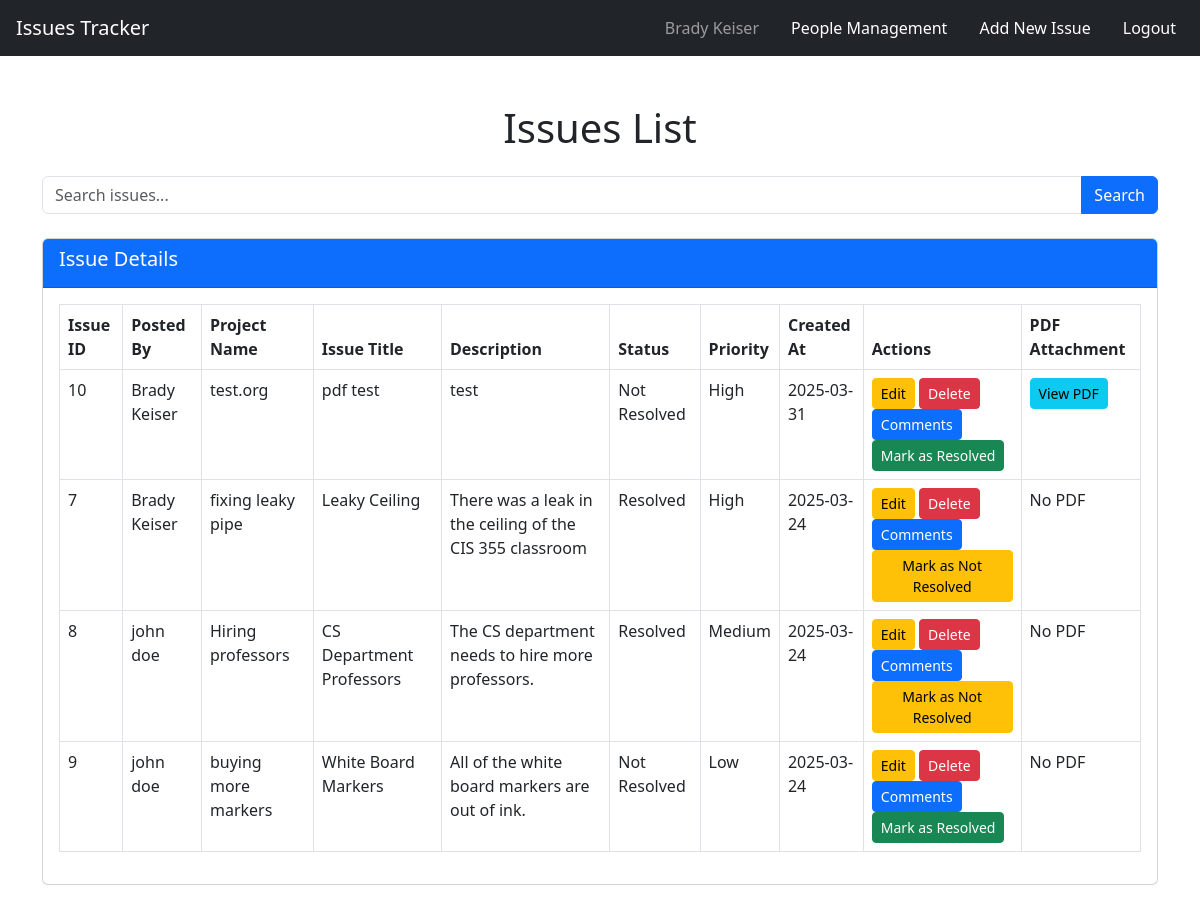
Before: /issues_list.php (signed in) with the older database file.
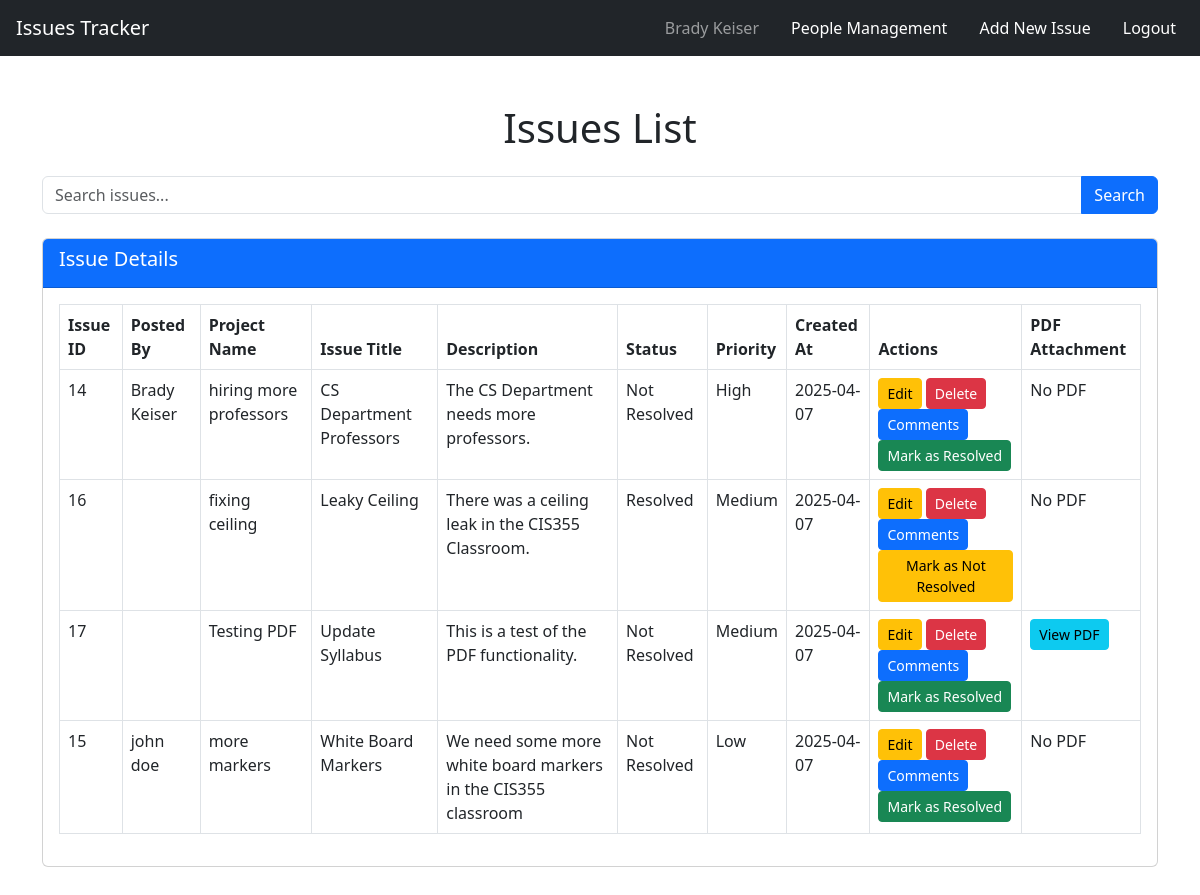
After: the same page with the newer database file.
### tables this page shows
CREATE TABLE `iss_persons` (
  `id` int(11) NOT NULL,
  `fname` varchar(255) NOT NULL,
  `lname` varchar(255) NOT NULL,
  `mobile` varchar(255) NOT NULL,
  `email` varchar(255) NOT NULL,
  `pwd_hash` varchar(255) NOT NULL,
  `pwd_salt` varchar(255) NOT NULL,
  `admin` varchar(255) NOT NULL
);

CREATE TABLE `iss_issues` (
  `id` int(11) NOT NULL,
  `short_description` varchar(255) NOT NULL,
  `long_description` text NOT NULL,
  `status` enum('Resolved','Not Resolved') NOT NULL DEFAULT 'Not Resolved',
  `open_date` date NOT NULL,
  `close_date` datetime DEFAULT NULL,
  `priority` varchar(255) NOT NULL,
  `org` varchar(255) NOT NULL,
  `project` varchar(255) NOT NULL,
  `per_id` int(11) NOT NULL,
  `created_by` int(11) DEFAULT NULL,
  `pdf_attachment` varchar(255) DEFAULT NULL
);

### issues_list.php (the view, shortened to what this page needs)
<?php
require_once 'db_connect.php';
$user_id = isset($_SESSION['user_id']) ? $_SESSION['user_id'] : null;
$query = "SELECT fname, lname FROM iss_persons WHERE id = :user_id";
$stmt = $pdo->prepare($query);
$stmt->execute(['user_id' => $user_id]);
$user = $stmt->fetch(PDO::FETCH_ASSOC);
$user_name = $user ? $user['fname'] . ' ' . $user['lname'] : 'User';
$search = isset($_GET['search']) ? '%' . $_GET['search'] . '%' : null;
$query = "SELECT i.*, p.fname, p.lname
          FROM iss_issues i
          LEFT JOIN iss_persons p ON i.created_by = p.id
          WHERE (:search IS NULL
                 OR i.project LIKE :search
                 OR i.short_description LIKE :search
                 OR i.long_description LIKE :search
                 OR i.status LIKE :search)
          ORDER BY
              CASE
                  WHEN priority = 'High' THEN 1
                  WHEN priority = 'Medium' THEN 2
                  WHEN priority = 'Low' THEN 3
              END ASC, open_date DESC";
$stmt = $pdo->prepare($query);
$stmt->execute(['search' => $search]);
$issues = $stmt->fetchAll(PDO::FETCH_ASSOC);
?>
<!DOCTYPE html>
<html lang="en">
<head>
    <link href="https://cdn.jsdelivr.net/npm/bootstrap@5.3.0-alpha1/dist/css/bootstrap.min.css" rel="stylesheet">
</head>
<body>
<nav class="navbar navbar-expand-lg navbar-dark bg-dark ps-3">
    <a class="navbar-brand" href="#">Issues Tracker</a>
    <div class="collapse navbar-collapse" id="navbarNav">
        <ul class="navbar-nav ms-auto">
            <li class="nav-item ms-3 text-white">
                <span class="nav-link"><?php echo htmlspecialchars($user_name); ?></span>
            </li>
            <?php if (isset($_SESSION['admin']) && $_SESSION['admin'] == 'yes'): ?>
                <li class="nav-item ms-3">
                    <a class="nav-link btn btn-success btn-lg text-white" href="people.php">People Management</a>
                </li>
            <?php endif; ?>
            <li class="nav-item ms-3">
                <a class="nav-link btn btn-success btn-lg text-white" href="add_issue.php">Add New Issue</a>
            </li>
            <li class="nav-item ms-3 me-3">
    <a class="nav-link btn btn-success btn-lg text-white" href="logout.php">Logout</a>
</li>
        </ul>
    </div>
</nav>
<div class="container my-5">
    <h1 class="text-center mb-4">Issues List</h1>
    <form method="GET" action="issues_list.php" class="mb-4">
        <div class="input-group">
            <input type="text" class="form-control" name="search" placeholder="Search issues..." value="<?php echo isset($_GET['search']) ? htmlspecialchars($_GET['search']) : ''; ?>">
            <button class="btn btn-primary" type="submit">Search</button>
        </div>
    </form>
    <div class="card mb-4">
        <div class="card-header bg-primary text-white">
            <h5>Issue Details</h5>
        </div>
        <div class="card-body">
            <table class="table table-bordered">
                <thead class="thead-dark">
                    <tr>
                        <th scope="col">Issue ID</th>
                        <th scope="col">Posted By</th>
                        <th scope="col">Project Name</th>
                        <th scope="col">Issue Title</th>
                        <th scope="col">Description</th>
                        <th scope="col">Status</th>
                        <th scope="col">Priority</th>
                        <th scope="col">Created At</th>
                        <th scope="col">Actions</th>
                        <th scope="col">PDF Attachment</th>
                    </tr>
                </thead>
                <tbody>
                    <?php foreach ($issues as $issue): ?>
                    <tr>
                        <td><?php echo $issue['id']; ?></td>
                        <td><?php echo htmlspecialchars($issue['fname']) . ' ' . htmlspecialchars($issue['lname']); ?></td>
                        <td><?php echo htmlspecialchars($issue['project']); ?></td>
                        <td><?php echo htmlspecialchars($issue['short_description']); ?></td>
                        <td><?php echo htmlspecialchars($issue['long_description']); ?></td>
                        <td><?php echo htmlspecialchars($issue['status']); ?></td>
                        <td><?php echo htmlspecialchars($issue['priority']); ?></td>
                        <td><?php echo $issue['open_date']; ?></td>
                        <td>
                            <?php if ($issue['created_by'] == $user_id || (isset($_SESSION['admin']) && $_SESSION['admin'] == 'yes')): ?>
                                <a href="edit_issue.php?id=<?php echo $issue['id']; ?>" class="btn btn-warning btn-sm">Edit</a>
                                <a href="delete_issue.php?id=<?php echo $issue['id']; ?>" onclick="return confirm('Are you sure?');" class="btn btn-danger btn-sm">Delete</a>
                            <?php endif; ?>
                            <button class="btn btn-primary btn-sm" onclick="showComments(<?php echo $issue['id']; ?>)">Comments</button>
                            <?php if ($issue['status'] == 'Not Resolved'): ?>
    <?php if ($issue['created_by'] == $user_id || (isset($_SESSION['admin']) && $_SESSION['admin'] == 'yes')): ?>
        <form method="POST" action="mark_resolved.php" style="display:inline;" id="markResolvedForm_<?php echo $issue['id']; ?>">
            <button type="button" class="btn btn-success btn-sm" onclick="confirmResolution(<?php echo $issue['id']; ?>)">Mark as Resolved</button>
        </form>
    <?php endif; ?>
<?php else: ?>
    <?php if (isset($_SESSION['admin']) && $_SESSION['admin'] == 'yes'): ?>
        <form method="POST" action="mark_not_resolved.php" style="display:inline;" id="markNotResolvedForm_<?php echo $issue['id']; ?>">
            <button type="button" class="btn btn-warning btn-sm" onclick="confirmNotResolved(<?php echo $issue['id']; ?>)">Mark as Not Resolved</button>
        </form>
    <?php endif; ?>
<?php endif; ?>
                        </td>
                        <td>
                            <?php if (!empty($issue['pdf_attachment'])): ?>
                                <a href="<?php echo htmlspecialchars($issue['pdf_attachment']); ?>" target="_blank" class="btn btn-info btn-sm">View PDF</a>
                            <?php else: ?>
                                <span>No PDF</span>
                            <?php endif; ?>
                        </td>
                    </tr>
                    <?php endforeach; ?>
                </tbody>
            </table>
        </div>
    </div>
</div>
</body>
</html>

Changed rows visible on the page:
removed iss_issues: id "10", iss_persons.fname "Brady", iss_persons.lname "Keiser", project "test.org", short_description "pdf test", long_description "test", status "Not Resolved", priority "High", open_date "2025-03-31"
removed iss_issues: id "7", iss_persons.fname "Brady", iss_persons.lname "Keiser", project "fixing leaky pipe", short_description "Leaky Ceiling", long_description "There was a leak in the ceiling of the CIS 355 classroom", status "Resolved", priority "High", open_date "2025-03-24", shows "No PDF"
removed iss_issues: id "8", iss_persons.fname "john", iss_persons.lname "doe", project "Hiring professors", short_description "CS Department Professors", long_description "The CS department needs to hire more professors.", status "Resolved", priority "Medium", open_date "2025-03-24", shows "No PDF"
removed iss_issues: id "9", iss_persons.fname "john", iss_persons.lname "doe", project "buying more markers", short_description "White Board Markers", long_description "All of the white board markers are out of ink.", status "Not Resolved", priority "Low", open_date "2025-03-24", shows "No PDF"
added iss_issues: id "14", iss_persons.fname "Brady", iss_persons.lname "Keiser", project "hiring more professors", short_description "CS Department Professors", long_description "The CS Department needs more professors.", status "Not Resolved", priority "High", open_date "2025-04-07", shows "No PDF"
added iss_issues: id "16", project "fixing ceiling", short_description "Leaky Ceiling", long_description "There was a ceiling leak in the CIS355 Classroom.", status "Resolved", priority "Medium", open_date "2025-04-07", shows "No PDF"
added iss_issues: id "17", project "Testing PDF", short_description "Update Syllabus", long_description "This is a test of the PDF functionality.", status "Not Resolved", priority "Medium", open_date "2025-04-07"
added iss_issues: id "15", iss_persons.fname "john", iss_persons.lname "doe", project "more markers", short_description "White Board Markers", long_description "We need some more white board markers in the CIS355 classroom", status "Not Resolved", priority "Low", open_date "2025-04-07", shows "No PDF"
